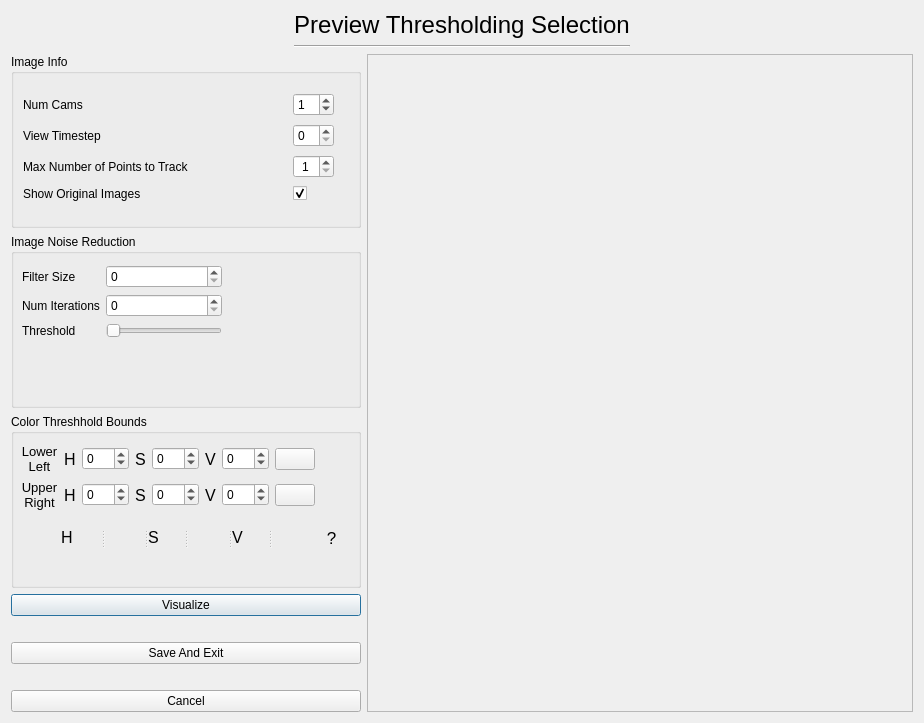
<?xml version="1.0" encoding="UTF-8"?>
<ui version="4.0">
 <class>ThresholdDialog</class>
 <widget class="QDialog" name="ThresholdDialog">
  <property name="geometry">
   <rect>
    <x>0</x>
    <y>0</y>
    <width>924</width>
    <height>723</height>
   </rect>
  </property>
  <property name="sizePolicy">
   <sizepolicy hsizetype="Expanding" vsizetype="Preferred">
    <horstretch>0</horstretch>
    <verstretch>0</verstretch>
   </sizepolicy>
  </property>
  <property name="windowTitle">
   <string>Dialog</string>
  </property>
  <layout class="QGridLayout" name="gridLayout_2">
   <item row="0" column="0">
    <layout class="QGridLayout" name="gridLayout">
     <item row="0" column="0" colspan="2">
      <layout class="QHBoxLayout" name="horizontalLayout">
       <item>
        <spacer name="horizontalSpacer">
         <property name="orientation">
          <enum>Qt::Horizontal</enum>
         </property>
         <property name="sizeHint" stdset="0">
          <size>
           <width>40</width>
           <height>20</height>
          </size>
         </property>
        </spacer>
       </item>
       <item>
        <layout class="QVBoxLayout" name="verticalLayout_2">
         <property name="sizeConstraint">
          <enum>QLayout::SetMaximumSize</enum>
         </property>
         <item>
          <widget class="QLabel" name="label">
           <property name="sizePolicy">
            <sizepolicy hsizetype="Expanding" vsizetype="Fixed">
             <horstretch>0</horstretch>
             <verstretch>0</verstretch>
            </sizepolicy>
           </property>
           <property name="font">
            <font>
             <pointsize>18</pointsize>
            </font>
           </property>
           <property name="layoutDirection">
            <enum>Qt::RightToLeft</enum>
           </property>
           <property name="text">
            <string>Preview Thresholding Selection</string>
           </property>
           <property name="alignment">
            <set>Qt::AlignCenter</set>
           </property>
          </widget>
         </item>
         <item>
          <widget class="Line" name="line">
           <property name="sizePolicy">
            <sizepolicy hsizetype="Expanding" vsizetype="Fixed">
             <horstretch>0</horstretch>
             <verstretch>0</verstretch>
            </sizepolicy>
           </property>
           <property name="orientation">
            <enum>Qt::Horizontal</enum>
           </property>
          </widget>
         </item>
        </layout>
       </item>
       <item>
        <spacer name="horizontalSpacer_2">
         <property name="orientation">
          <enum>Qt::Horizontal</enum>
         </property>
         <property name="sizeHint" stdset="0">
          <size>
           <width>40</width>
           <height>20</height>
          </size>
         </property>
        </spacer>
       </item>
      </layout>
     </item>
     <item row="1" column="1">
      <widget class="CamPreviewArea" name="imageframe">
       <property name="sizePolicy">
        <sizepolicy hsizetype="Expanding" vsizetype="Expanding">
         <horstretch>0</horstretch>
         <verstretch>0</verstretch>
        </sizepolicy>
       </property>
       <property name="frameShape">
        <enum>QFrame::StyledPanel</enum>
       </property>
       <property name="frameShadow">
        <enum>QFrame::Sunken</enum>
       </property>
      </widget>
     </item>
     <item row="1" column="0">
      <layout class="QVBoxLayout" name="verticalLayout">
       <property name="sizeConstraint">
        <enum>QLayout::SetFixedSize</enum>
       </property>
       <item>
        <widget class="QGroupBox" name="groupBox_3">
         <property name="title">
          <string>Image Info</string>
         </property>
         <widget class="QWidget" name="">
          <property name="geometry">
           <rect>
            <x>12</x>
            <y>37</y>
            <width>311</width>
            <height>115</height>
           </rect>
          </property>
          <layout class="QGridLayout" name="gridLayout_4">
           <item row="0" column="0">
            <widget class="QLabel" name="label_2">
             <property name="layoutDirection">
              <enum>Qt::RightToLeft</enum>
             </property>
             <property name="text">
              <string>Num Cams            </string>
             </property>
            </widget>
           </item>
           <item row="0" column="1">
            <widget class="QSpinBox" name="spinBox_numCams">
             <property name="sizePolicy">
              <sizepolicy hsizetype="Fixed" vsizetype="Fixed">
               <horstretch>0</horstretch>
               <verstretch>0</verstretch>
              </sizepolicy>
             </property>
             <property name="value">
              <number>1</number>
             </property>
            </widget>
           </item>
           <item row="1" column="0">
            <widget class="QLabel" name="label_3">
             <property name="layoutDirection">
              <enum>Qt::RightToLeft</enum>
             </property>
             <property name="text">
              <string>View Timestep </string>
             </property>
            </widget>
           </item>
           <item row="1" column="1">
            <widget class="QSpinBox" name="spinBox_timestep">
             <property name="sizePolicy">
              <sizepolicy hsizetype="Fixed" vsizetype="Fixed">
               <horstretch>0</horstretch>
               <verstretch>0</verstretch>
              </sizepolicy>
             </property>
            </widget>
           </item>
           <item row="2" column="0">
            <widget class="QLabel" name="label_19">
             <property name="layoutDirection">
              <enum>Qt::RightToLeft</enum>
             </property>
             <property name="text">
              <string>Max Number of Points to Track</string>
             </property>
            </widget>
           </item>
           <item row="2" column="1">
            <widget class="QSpinBox" name="spinBox_maxNumPoints">
             <property name="sizePolicy">
              <sizepolicy hsizetype="Fixed" vsizetype="Fixed">
               <horstretch>0</horstretch>
               <verstretch>0</verstretch>
              </sizepolicy>
             </property>
             <property name="alignment">
              <set>Qt::AlignCenter</set>
             </property>
             <property name="minimum">
              <number>1</number>
             </property>
             <property name="maximum">
              <number>40</number>
             </property>
             <property name="value">
              <number>1</number>
             </property>
            </widget>
           </item>
           <item row="3" column="0">
            <widget class="QLabel" name="label_21">
             <property name="layoutDirection">
              <enum>Qt::RightToLeft</enum>
             </property>
             <property name="text">
              <string>Show Original Images</string>
             </property>
            </widget>
           </item>
           <item row="3" column="1">
            <widget class="QCheckBox" name="checkBox_showOriginalImage">
             <property name="font">
              <font>
               <pointsize>20</pointsize>
              </font>
             </property>
             <property name="layoutDirection">
              <enum>Qt::LeftToRight</enum>
             </property>
             <property name="text">
              <string/>
             </property>
             <property name="checked">
              <bool>true</bool>
             </property>
            </widget>
           </item>
          </layout>
         </widget>
        </widget>
       </item>
       <item>
        <widget class="QGroupBox" name="groupBox">
         <property name="sizePolicy">
          <sizepolicy hsizetype="Preferred" vsizetype="Preferred">
           <horstretch>0</horstretch>
           <verstretch>0</verstretch>
          </sizepolicy>
         </property>
         <property name="title">
          <string>Image Noise Reduction</string>
         </property>
         <widget class="QWidget" name="layoutWidget">
          <property name="geometry">
           <rect>
            <x>11</x>
            <y>31</y>
            <width>200</width>
            <height>97</height>
           </rect>
          </property>
          <layout class="QFormLayout" name="formLayout_2">
           <item row="0" column="0">
            <widget class="QLabel" name="label_4">
             <property name="text">
              <string>Filter Size</string>
             </property>
            </widget>
           </item>
           <item row="0" column="1">
            <widget class="QSpinBox" name="spinBox_filterSize"/>
           </item>
           <item row="1" column="0">
            <widget class="QLabel" name="label_5">
             <property name="text">
              <string>Num Iterations</string>
             </property>
            </widget>
           </item>
           <item row="1" column="1">
            <widget class="QSpinBox" name="spinBox_numIterations"/>
           </item>
           <item row="2" column="0">
            <widget class="QLabel" name="label_6">
             <property name="text">
              <string>Threshold</string>
             </property>
            </widget>
           </item>
           <item row="2" column="1">
            <widget class="QSlider" name="horizontalSlider_threshold">
             <property name="maximum">
              <number>255</number>
             </property>
             <property name="orientation">
              <enum>Qt::Horizontal</enum>
             </property>
            </widget>
           </item>
          </layout>
         </widget>
        </widget>
       </item>
       <item>
        <widget class="QGroupBox" name="groupBox_2">
         <property name="sizePolicy">
          <sizepolicy hsizetype="Fixed" vsizetype="Minimum">
           <horstretch>0</horstretch>
           <verstretch>0</verstretch>
          </sizepolicy>
         </property>
         <property name="minimumSize">
          <size>
           <width>350</width>
           <height>0</height>
          </size>
         </property>
         <property name="title">
          <string>Color Threshhold Bounds</string>
         </property>
         <widget class="QWidget" name="layoutWidget">
          <property name="geometry">
           <rect>
            <x>10</x>
            <y>30</y>
            <width>356</width>
            <height>76</height>
           </rect>
          </property>
          <layout class="QGridLayout" name="gridLayout_3">
           <property name="sizeConstraint">
            <enum>QLayout::SetFixedSize</enum>
           </property>
           <item row="1" column="5">
            <widget class="QLabel" name="label_13">
             <property name="font">
              <font>
               <pointsize>12</pointsize>
              </font>
             </property>
             <property name="text">
              <string>V</string>
             </property>
            </widget>
           </item>
           <item row="1" column="6">
            <widget class="QSpinBox" name="spinBox_VRightbound">
             <property name="sizePolicy">
              <sizepolicy hsizetype="Fixed" vsizetype="Fixed">
               <horstretch>0</horstretch>
               <verstretch>0</verstretch>
              </sizepolicy>
             </property>
             <property name="wrapping">
              <bool>true</bool>
             </property>
             <property name="maximum">
              <number>255</number>
             </property>
            </widget>
           </item>
           <item row="0" column="0">
            <widget class="QLabel" name="label_11">
             <property name="sizePolicy">
              <sizepolicy hsizetype="Minimum" vsizetype="Preferred">
               <horstretch>0</horstretch>
               <verstretch>0</verstretch>
              </sizepolicy>
             </property>
             <property name="font">
              <font>
               <pointsize>10</pointsize>
              </font>
             </property>
             <property name="text">
              <string>&lt;html&gt;&lt;head/&gt;&lt;body&gt;&lt;p align=&quot;center&quot;&gt;Lower&lt;br/&gt;Left&lt;/p&gt;&lt;/body&gt;&lt;/html&gt;</string>
             </property>
            </widget>
           </item>
           <item row="0" column="1">
            <widget class="QLabel" name="label_8">
             <property name="font">
              <font>
               <pointsize>12</pointsize>
              </font>
             </property>
             <property name="text">
              <string>H</string>
             </property>
            </widget>
           </item>
           <item row="0" column="4">
            <widget class="QSpinBox" name="spinBox_SLeftbound">
             <property name="sizePolicy">
              <sizepolicy hsizetype="Fixed" vsizetype="Fixed">
               <horstretch>0</horstretch>
               <verstretch>0</verstretch>
              </sizepolicy>
             </property>
             <property name="wrapping">
              <bool>true</bool>
             </property>
             <property name="maximum">
              <number>255</number>
             </property>
            </widget>
           </item>
           <item row="0" column="7">
            <widget class="QPushButton" name="pushButton_leftbound">
             <property name="sizePolicy">
              <sizepolicy hsizetype="Fixed" vsizetype="Fixed">
               <horstretch>0</horstretch>
               <verstretch>0</verstretch>
              </sizepolicy>
             </property>
             <property name="autoFillBackground">
              <bool>true</bool>
             </property>
             <property name="text">
              <string/>
             </property>
             <property name="autoDefault">
              <bool>false</bool>
             </property>
             <property name="flat">
              <bool>false</bool>
             </property>
            </widget>
           </item>
           <item row="1" column="1">
            <widget class="QLabel" name="label_12">
             <property name="sizePolicy">
              <sizepolicy hsizetype="Fixed" vsizetype="Preferred">
               <horstretch>0</horstretch>
               <verstretch>0</verstretch>
              </sizepolicy>
             </property>
             <property name="font">
              <font>
               <pointsize>12</pointsize>
              </font>
             </property>
             <property name="text">
              <string>H</string>
             </property>
            </widget>
           </item>
           <item row="1" column="2">
            <widget class="QSpinBox" name="spinBox_HRightbound">
             <property name="sizePolicy">
              <sizepolicy hsizetype="Fixed" vsizetype="Fixed">
               <horstretch>0</horstretch>
               <verstretch>0</verstretch>
              </sizepolicy>
             </property>
             <property name="wrapping">
              <bool>true</bool>
             </property>
             <property name="maximum">
              <number>360</number>
             </property>
            </widget>
           </item>
           <item row="0" column="5">
            <widget class="QLabel" name="label_10">
             <property name="sizePolicy">
              <sizepolicy hsizetype="Fixed" vsizetype="Preferred">
               <horstretch>0</horstretch>
               <verstretch>0</verstretch>
              </sizepolicy>
             </property>
             <property name="font">
              <font>
               <pointsize>12</pointsize>
              </font>
             </property>
             <property name="text">
              <string>V</string>
             </property>
            </widget>
           </item>
           <item row="0" column="6">
            <widget class="QSpinBox" name="spinBox_VLeftbound">
             <property name="sizePolicy">
              <sizepolicy hsizetype="Fixed" vsizetype="Fixed">
               <horstretch>0</horstretch>
               <verstretch>0</verstretch>
              </sizepolicy>
             </property>
             <property name="wrapping">
              <bool>true</bool>
             </property>
             <property name="maximum">
              <number>255</number>
             </property>
            </widget>
           </item>
           <item row="1" column="4">
            <widget class="QSpinBox" name="spinBox_SRightbound">
             <property name="sizePolicy">
              <sizepolicy hsizetype="Fixed" vsizetype="Fixed">
               <horstretch>0</horstretch>
               <verstretch>0</verstretch>
              </sizepolicy>
             </property>
             <property name="wrapping">
              <bool>true</bool>
             </property>
             <property name="maximum">
              <number>255</number>
             </property>
            </widget>
           </item>
           <item row="1" column="7">
            <widget class="QPushButton" name="pushButton_rightbound">
             <property name="sizePolicy">
              <sizepolicy hsizetype="Fixed" vsizetype="Fixed">
               <horstretch>0</horstretch>
               <verstretch>0</verstretch>
              </sizepolicy>
             </property>
             <property name="minimumSize">
              <size>
               <width>0</width>
               <height>0</height>
              </size>
             </property>
             <property name="autoFillBackground">
              <bool>true</bool>
             </property>
             <property name="styleSheet">
              <string notr="true"/>
             </property>
             <property name="text">
              <string/>
             </property>
             <property name="checkable">
              <bool>false</bool>
             </property>
             <property name="autoDefault">
              <bool>false</bool>
             </property>
             <property name="flat">
              <bool>false</bool>
             </property>
            </widget>
           </item>
           <item row="0" column="2">
            <widget class="QSpinBox" name="spinBox_HLeftbound">
             <property name="sizePolicy">
              <sizepolicy hsizetype="Fixed" vsizetype="Fixed">
               <horstretch>0</horstretch>
               <verstretch>0</verstretch>
              </sizepolicy>
             </property>
             <property name="wrapping">
              <bool>true</bool>
             </property>
             <property name="maximum">
              <number>360</number>
             </property>
            </widget>
           </item>
           <item row="0" column="3">
            <widget class="QLabel" name="label_9">
             <property name="font">
              <font>
               <pointsize>12</pointsize>
              </font>
             </property>
             <property name="text">
              <string>S</string>
             </property>
            </widget>
           </item>
           <item row="1" column="3">
            <widget class="QLabel" name="label_14">
             <property name="sizePolicy">
              <sizepolicy hsizetype="Fixed" vsizetype="Preferred">
               <horstretch>0</horstretch>
               <verstretch>0</verstretch>
              </sizepolicy>
             </property>
             <property name="font">
              <font>
               <pointsize>12</pointsize>
              </font>
             </property>
             <property name="text">
              <string>S</string>
             </property>
            </widget>
           </item>
           <item row="1" column="0">
            <widget class="QLabel" name="label_15">
             <property name="sizePolicy">
              <sizepolicy hsizetype="Minimum" vsizetype="Preferred">
               <horstretch>0</horstretch>
               <verstretch>0</verstretch>
              </sizepolicy>
             </property>
             <property name="font">
              <font>
               <pointsize>10</pointsize>
              </font>
             </property>
             <property name="text">
              <string>&lt;html&gt;&lt;head/&gt;&lt;body&gt;&lt;p align=&quot;center&quot;&gt;Upper&lt;br&gt;Right&lt;/p&gt;&lt;/body&gt;&lt;/html&gt;</string>
             </property>
            </widget>
           </item>
          </layout>
          <zorder>label_11</zorder>
          <zorder>label_8</zorder>
          <zorder>spinBox_HLeftbound</zorder>
          <zorder>label_9</zorder>
          <zorder>spinBox_SLeftbound</zorder>
          <zorder>label_10</zorder>
          <zorder>spinBox_VLeftbound</zorder>
          <zorder>pushButton_leftbound</zorder>
          <zorder>label_15</zorder>
          <zorder>label_12</zorder>
          <zorder>spinBox_HRightbound</zorder>
          <zorder>label_14</zorder>
          <zorder>spinBox_SRightbound</zorder>
          <zorder>label_13</zorder>
          <zorder>pushButton_rightbound</zorder>
          <zorder>spinBox_VRightbound</zorder>
         </widget>
         <widget class="QSplitter" name="splitter">
          <property name="geometry">
           <rect>
            <x>50</x>
            <y>110</y>
            <width>251</width>
            <height>27</height>
           </rect>
          </property>
          <property name="orientation">
           <enum>Qt::Horizontal</enum>
          </property>
          <widget class="QLabel" name="label_16">
           <property name="font">
            <font>
             <pointsize>12</pointsize>
            </font>
           </property>
           <property name="text">
            <string>H</string>
           </property>
          </widget>
          <widget class="QLabel" name="label_HGrabbed">
           <property name="font">
            <font>
             <pointsize>14</pointsize>
             <weight>75</weight>
             <bold>true</bold>
            </font>
           </property>
           <property name="text">
            <string/>
           </property>
          </widget>
          <widget class="QLabel" name="label_17">
           <property name="font">
            <font>
             <pointsize>12</pointsize>
            </font>
           </property>
           <property name="text">
            <string>S</string>
           </property>
          </widget>
          <widget class="QLabel" name="label_SGrabbed">
           <property name="font">
            <font>
             <pointsize>14</pointsize>
             <weight>75</weight>
             <bold>true</bold>
            </font>
           </property>
           <property name="text">
            <string/>
           </property>
          </widget>
          <widget class="QLabel" name="label_18">
           <property name="sizePolicy">
            <sizepolicy hsizetype="Fixed" vsizetype="Preferred">
             <horstretch>0</horstretch>
             <verstretch>0</verstretch>
            </sizepolicy>
           </property>
           <property name="font">
            <font>
             <pointsize>12</pointsize>
            </font>
           </property>
           <property name="text">
            <string>V</string>
           </property>
          </widget>
          <widget class="QLabel" name="label_VGrabbed">
           <property name="font">
            <font>
             <pointsize>14</pointsize>
             <weight>75</weight>
             <bold>true</bold>
            </font>
           </property>
           <property name="text">
            <string/>
           </property>
          </widget>
         </widget>
         <widget class="QLabel" name="label_7">
          <property name="geometry">
           <rect>
            <x>310</x>
            <y>116</y>
            <width>21</width>
            <height>16</height>
           </rect>
          </property>
          <property name="font">
           <font>
            <pointsize>13</pointsize>
           </font>
          </property>
          <property name="toolTip">
           <string>&lt;html&gt;&lt;head/&gt;&lt;body&gt;&lt;p&gt;Left click on any of the &lt;/p&gt;&lt;p&gt;images to see the pixel&lt;/p&gt;&lt;p&gt;value for that point.&lt;/p&gt;&lt;/body&gt;&lt;/html&gt;</string>
          </property>
          <property name="text">
           <string>?</string>
          </property>
          <property name="alignment">
           <set>Qt::AlignCenter</set>
          </property>
         </widget>
         <zorder>splitter</zorder>
         <zorder>layoutWidget</zorder>
         <zorder>label_7</zorder>
        </widget>
       </item>
       <item>
        <widget class="QPushButton" name="pushButton_visualize">
         <property name="enabled">
          <bool>true</bool>
         </property>
         <property name="text">
          <string>Visualize</string>
         </property>
        </widget>
       </item>
       <item>
        <spacer name="verticalSpacer">
         <property name="orientation">
          <enum>Qt::Vertical</enum>
         </property>
         <property name="sizeType">
          <enum>QSizePolicy::Fixed</enum>
         </property>
         <property name="sizeHint" stdset="0">
          <size>
           <width>20</width>
           <height>20</height>
          </size>
         </property>
        </spacer>
       </item>
       <item>
        <widget class="QPushButton" name="pushButton_ok">
         <property name="sizePolicy">
          <sizepolicy hsizetype="Minimum" vsizetype="Fixed">
           <horstretch>0</horstretch>
           <verstretch>0</verstretch>
          </sizepolicy>
         </property>
         <property name="text">
          <string>Save And Exit</string>
         </property>
        </widget>
       </item>
       <item>
        <spacer name="verticalSpacer_2">
         <property name="orientation">
          <enum>Qt::Vertical</enum>
         </property>
         <property name="sizeType">
          <enum>QSizePolicy::Fixed</enum>
         </property>
         <property name="sizeHint" stdset="0">
          <size>
           <width>20</width>
           <height>20</height>
          </size>
         </property>
        </spacer>
       </item>
       <item>
        <widget class="QPushButton" name="pushButton_cancel">
         <property name="text">
          <string>Cancel</string>
         </property>
        </widget>
       </item>
      </layout>
     </item>
    </layout>
   </item>
  </layout>
 </widget>
 <customwidgets>
  <customwidget>
   <class>CamPreviewArea</class>
   <extends>QFrame</extends>
   <header>CamPreviewArea.h</header>
   <container>1</container>
  </customwidget>
 </customwidgets>
 <resources/>
 <connections/>
</ui>
